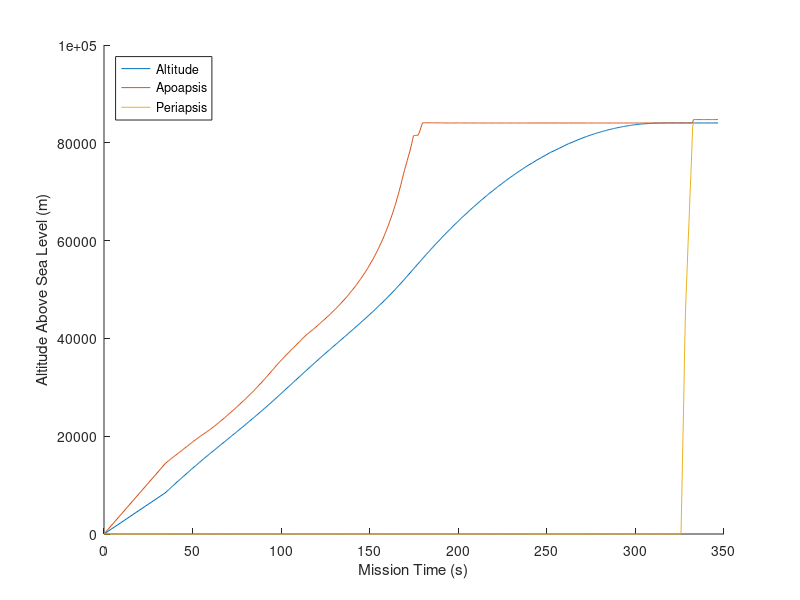
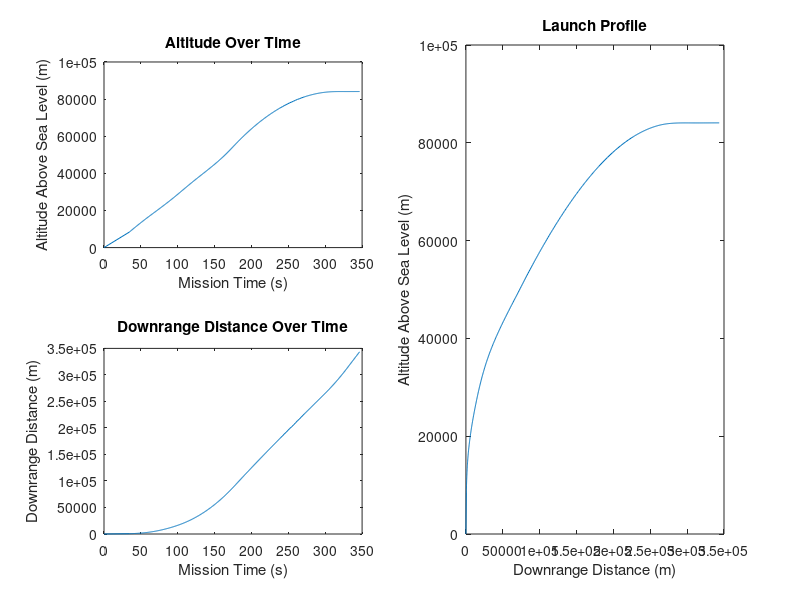
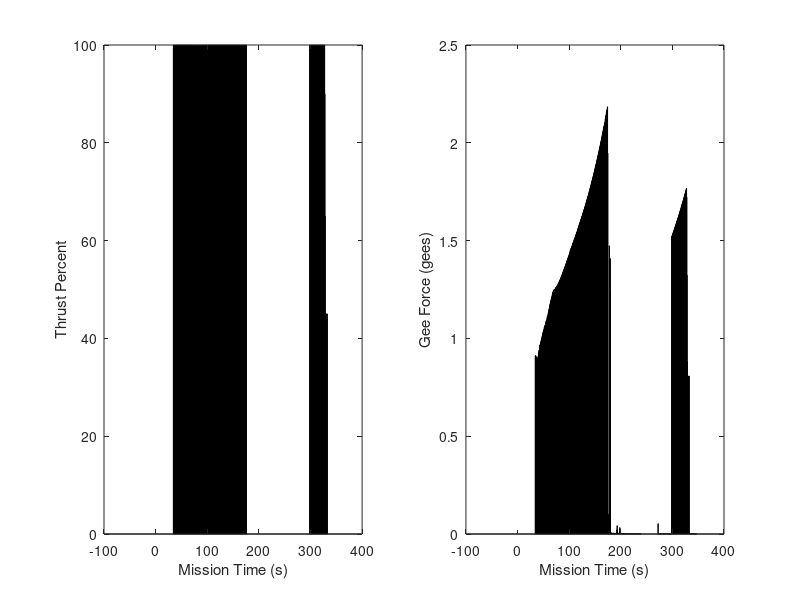
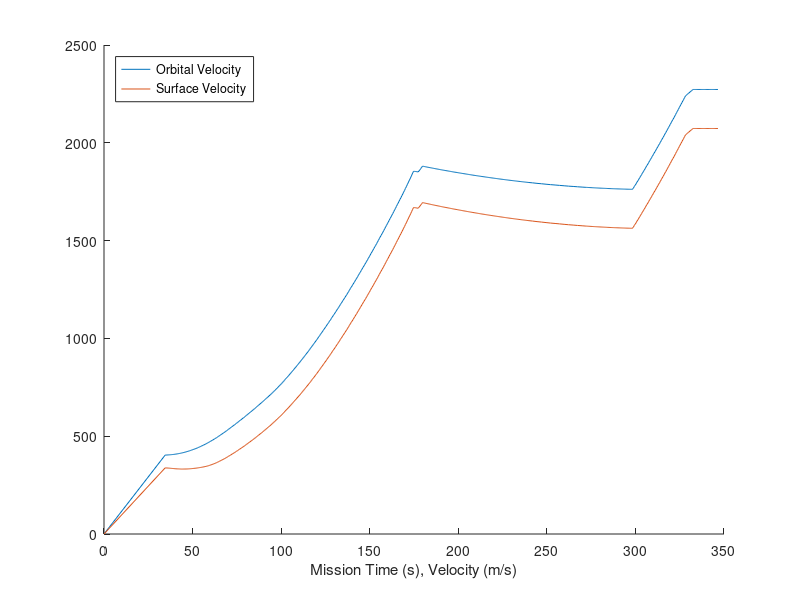

These charts were generated, in order, by the following MATLAB code:
close all;
clear;
clc;

[num, text, raw] = xlsread('GSRS I_data.csv');
time_mission = num(:,2);
altitude_asl = num(:,3);
apoapsis = num(:,7);
periapsis = num(:,8);
periapsis(periapsis<0) = 0;
distance_downrange = num(:,19);
throttle = num(:,20);
gee = num(:,15);
velocity_orbital = num(:,10);
velocity_surface = num(:,11);
density_atmospheric = num(:,18);

%% FIGURE 1
figure(1);
hold on;
plot(time_mission, altitude_asl);
plot(time_mission, apoapsis);
plot(time_mission, periapsis);
xlabel('Mission Time (s)');
ylabel('Altitude Above Sea Level (m)');
legend('Altitude', 'Apoapsis', 'Periapsis', 'Location', 'northwest');

%% FIGURE 2
figure(2);
subplot(2,2,1);
plot(time_mission, altitude_asl);
xlabel('Mission Time (s)');
ylabel('Altitude Above Sea Level (m)');
title('Altitude Over Time');

subplot(2,2,3);
plot(time_mission, distance_downrange);
xlabel('Mission Time (s)');
ylabel('Downrange Distance (m)');
title('Downrange Distance Over Time');

subplot(2,2,[2,4]);
plot(distance_downrange, altitude_asl);
xlabel('Downrange Distance (m)');
ylabel('Altitude Above Sea Level (m)');
title('Launch Profile');

%% FIGURE 3
figure(3)
subplot(1,2,1);
bar(time_mission, throttle);
xlabel('Mission Time (s)');
ylabel('Thrust Percent');

subplot(1,2,2);
bar(time_mission, gee);
xlabel('Mission Time (s)');
ylabel('Gee Force (gees)');

%% FIGURE 4
figure(4);
hold on;
plot(time_mission, velocity_orbital);
plot(time_mission, velocity_surface);
xlabel('Mission Time (s), Velocity (m/s)');
legend('Orbital Velocity', 'Surface Velocity', 'Location', 'northwest');

%% FIGURE 5
figure(5);
index_missiontime_MECO = 279;
plot(distance_downrange(1:index_missiontime_MECO+1), altitude_asl(1:index_missiontime_MECO+1));
xlabel('Downrange Distance (m)');
ylabel('Altitude Above Sea Level (m)');
%daspect([1 1 1]);
title('Launch Profile');

%% FIGURE 6
figure(6);
subplot(1,2,1);
index_missiontime_MECO = 279;
plot(distance_downrange(1:index_missiontime_MECO+1), altitude_asl(1:index_missiontime_MECO+1));
xlabel('Downrange Distance (m)');
ylabel('Altitude Above Sea Level (m)');
%daspect([1 1 1]);
title('Launch Profile');

subplot(1,2,2);
plot(gee(1:index_missiontime_MECO-4), altitude_asl(1:index_missiontime_MECO-4));
xlabel('Acceleration (g)');
ylabel('Altitude Above Sea Level (m)');

%% FIGURE 7
figure(7)
% calculate max aerodynamic pressure
q = 0.5 .* density_atmospheric .* velocity_surface .* velocity_surface;
[index_maxQ, maxQ] = max(q);
% plot
plot(time_mission, q);